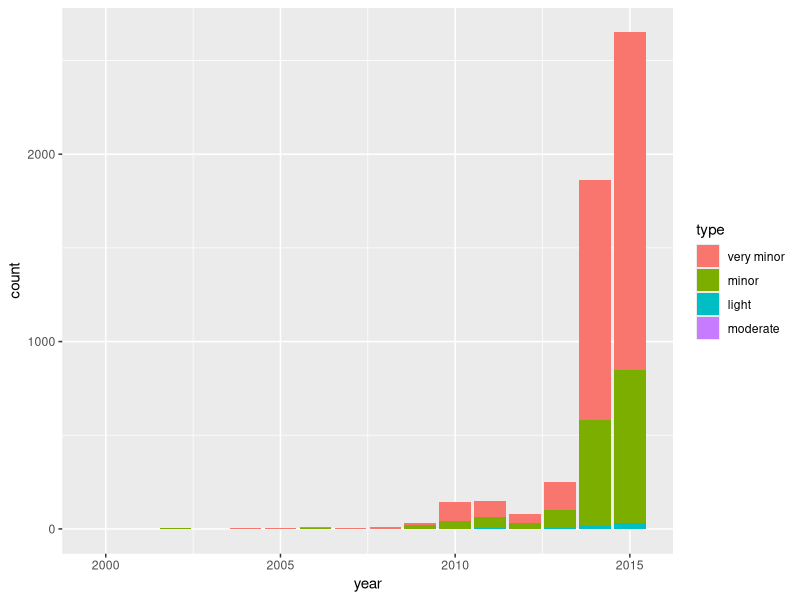
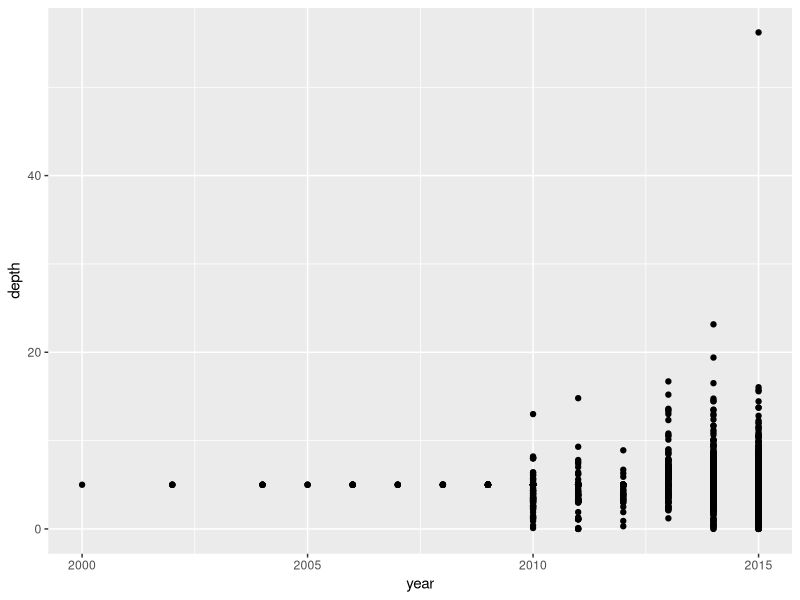
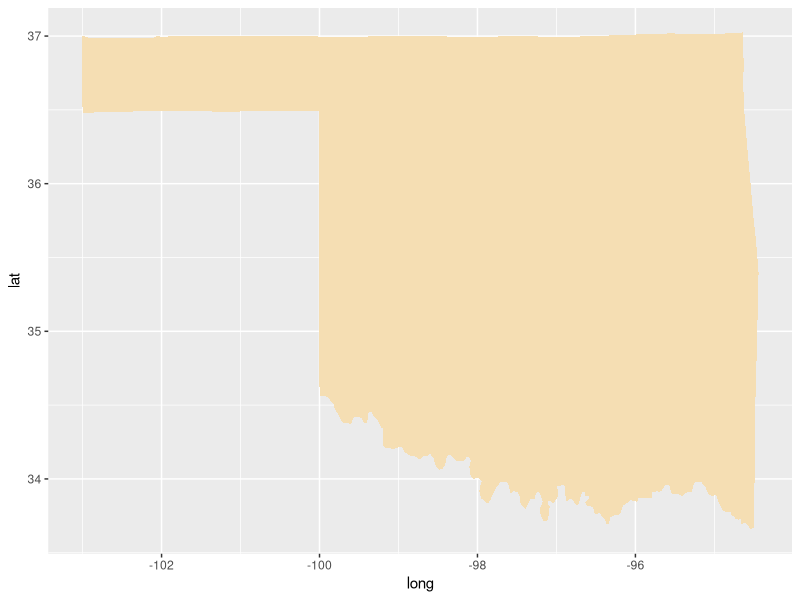
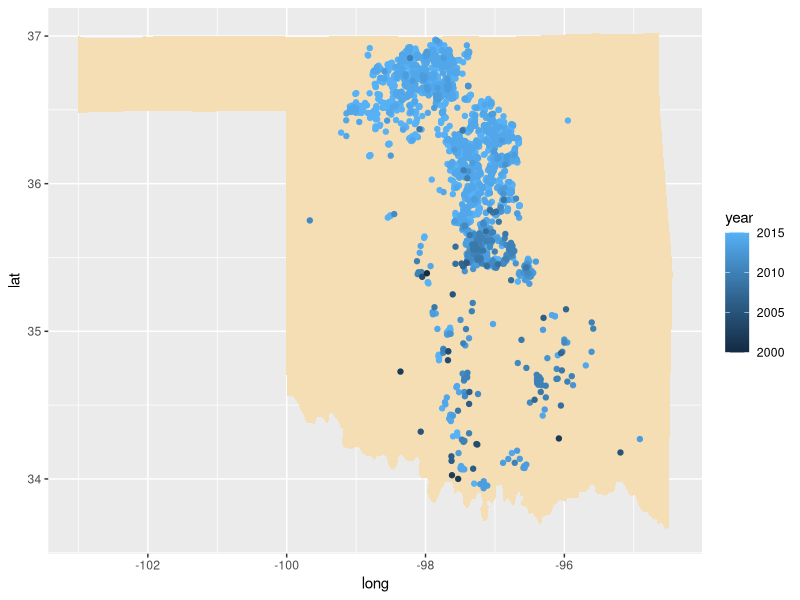
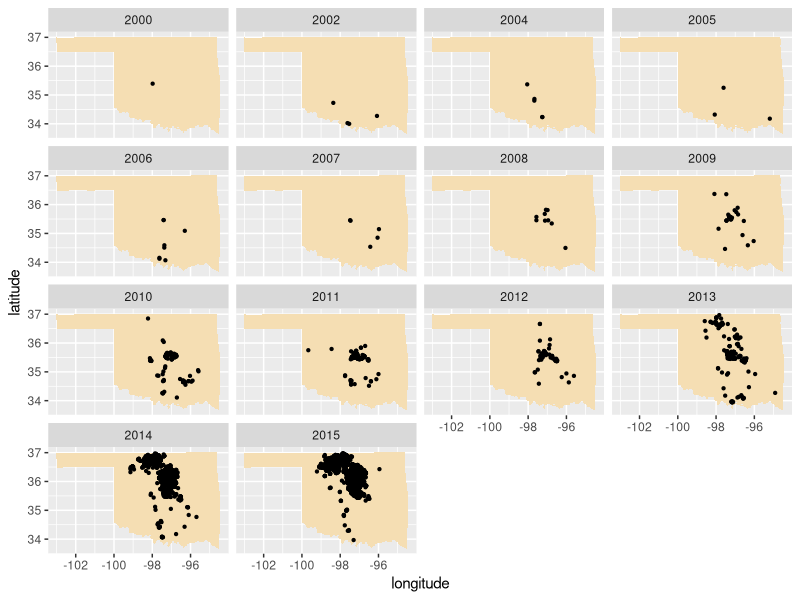

These figures' R source, in order:
## ---- chunk 1
for (package in c("stringr", "lubridate", "dplyr", "ggplot2")){
  library(package, character.only = TRUE)
}

## ---- chunk 2
OKquakes <- read.csv("data/OKEarthquakes.csv", stringsAsFactors = FALSE)
head(OKquakes)
summary(OKquakes)
## ---- chunk 3
out <- str_detect(OKquakes$place, "Oklahoma")
head(out)

OK <- filter(OKquakes, out) #filter from dplyr package
dim(OK)
## ---- chunk 4
#str_split from stringr
out <- str_split(OK$time, "T")
head(out) 
## ---- chunk 5
times <- sapply(out, "[[", 1)   
head(times)
## ---- chunk 6
OK$year <- year(times)
OK$month <-month(times)
table(OK$year)
## ---- chunk 7
sort(unique(OK$mag))

cutoff <- c(2.0, 2.9, 3.9, 4.9, 5.9)

OK$type <- cut(OK$mag, breaks = cutoff, labels = c("very minor", "minor", "light", "moderate" ))

table(OK$type)

table(OK$type, OK$year)
## ---- chunk 8
ggplot(OK, aes(x=year)) + geom_bar(aes(fill = type))
## ---- chunk 9
ggplot(OK, aes(x=year, y = depth)) + geom_point()
## ---- chunk 10
OKmap <- map_data("state", region="Oklahoma")

p <- ggplot(OK) + geom_polygon(data = OKmap, aes(x=long, y = lat), fill="wheat")
p
## ---- chunk 11
p + geom_point(aes(x = longitude, y = latitude, color = year))
## ---- chunk 12
p + geom_point(aes(x = longitude, y = latitude), size = .8) + facet_wrap(  ~ year) + labs(x = "longitude", y = "latitude")

